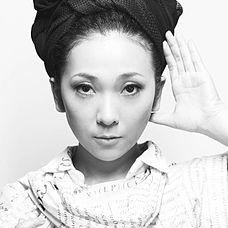
#> input picture Sprint 06/exercicios/curso_face_recognition/sec3/data/female/female_000282.jpg, 228 x 228 px; its folder holds only this picture in this run
$ jupyter execute --allow-errors eda.ipynb
#> lines starting #> are read from the running program, lines starting #| are printed output that depends on the picture
[cell 1]
import numpy as np
import pandas as pd

import matplotlib.pyplot as plt
import seaborn as sns
import cv2
from glob import glob

[cell 2]
fpath = glob('./crop_data/female/*.jpg')
mpath = glob('./crop_data/male/*.jpg')

[cell 3]
df_female = pd.DataFrame(fpath,columns=['filepath'])
df_female['gender'] = 'female'

df_male = pd.DataFrame(mpath,columns=['filepath'])
df_male['gender'] = 'male'

df = pd.concat((df_female,df_male),axis=0)

df.head()

[cell 4]
df.shape

[cell 5]
def get_size(path):
    img = cv2.imread(path)
#> img is the input picture: shape (228, 228, 3); min 0, max 255, mean 199.4
    return img.shape[0]

[cell 6]
df['dimension'] = df['filepath'].apply(get_size) # armazena as dimensões da imagem

[cell 7]
df.head()

# Visualização gráfica

[cell 8]
dist_gender = df['gender'].value_counts()
dist_gender

[cell 9]
fig, ax = plt.subplots(nrows=1, ncols=2)
dist_gender.plot(kind='bar', ax=ax[0], color=['#1f77b4', '#ff7f0e'])
dist_gender.plot(kind='pie', ax=ax[1], autopct='%0.0f%%', colors=['#1f77b4', '#ff7f0e'])

plt.show()
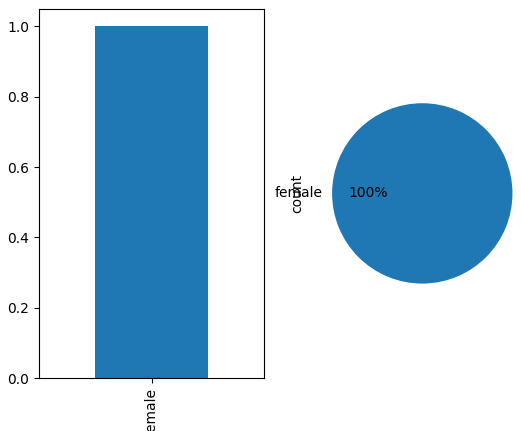
#> figure drawn by matplotlib, 2 panels

[cell 10]
plt.figure(figsize=(12,6))
plt.subplot(2,1,1)
sns.histplot(df['dimension'])
plt.subplot(2,1,2)
sns.boxplot(x=df['dimension'])
plt.show()
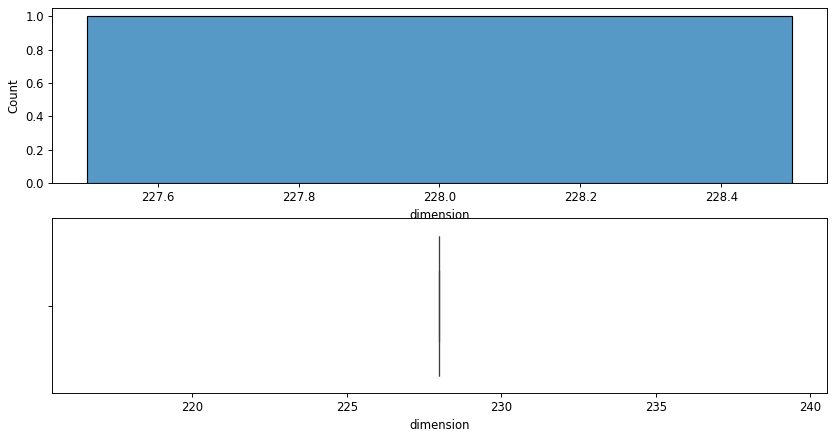
#> figure drawn by matplotlib, 2 panels

[cell 11]
df_filter = df.query('dimension > 60')
df_filter.shape

[cell 12]
df_filter['gender'].value_counts(normalize=True)

## Redimensionamento das imagens

[cell 13]
def structuring(path):
    try:
        img = cv2.imread(path) # BGR
        gray = cv2.cvtColor(img,cv2.COLOR_BGR2GRAY)

        # Redimensionando todas as imagens em um array 100 x 100
        size = gray.shape[0]
#> size = 228
        if size >= 100:
            # Shrink
            gray_resize = cv2.resize(gray,(100,100),cv2.INTER_AREA)
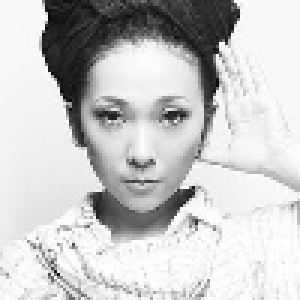
#> gray_resize: shape (100, 100) (shown 3 times larger); min 3, max 255, mean 199.3
        else:
            # Enlarge
            gray_resize = cv2.resize(gray,(100,100),cv2.INTER_CUBIC)

        # Flatten Image (1x10,000)
        flatten_image = gray_resize.flatten()
#> flatten_image = 10000 values, max 255 at index 1612, min 3 at index 516, mean 199.3
        return flatten_image
    except:
        return None

$ run again, on Sprint 06/exercicios/curso_face_recognition/sec3/data/female/female_002984.jpg
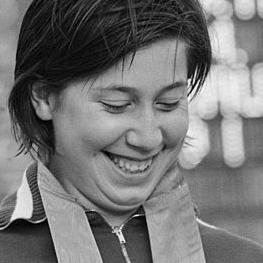
#> input picture Sprint 06/exercicios/curso_face_recognition/sec3/data/female/female_002984.jpg, 263 x 263 px
#> in get_size, img is the input picture: shape (263, 263, 3); min 0, max 255, mean 116
#> `plt.show()`:
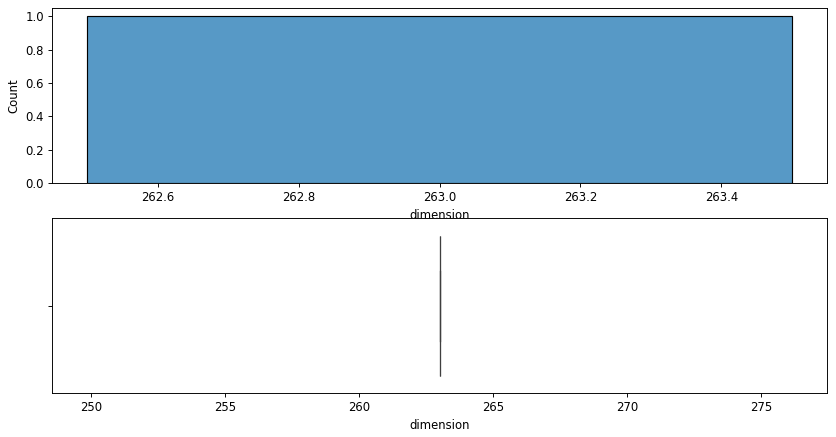
#> figure drawn by matplotlib, 2 panels
#> in structuring, `gray_resize = cv2.resize(gray,(100,100),cv2.INTER_AREA)`:
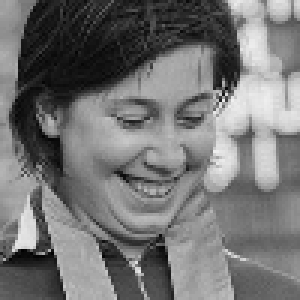
#> gray_resize: shape (100, 100) (shown 3 times larger); min 2, max 240, mean 115.8
#> flatten_image = 10000 values, max 240 at index 3377, min 2 at index 8307, mean 115.8

$ run again, on Sprint 06/exercicios/curso_face_recognition/sec3/data/female/female_003513.jpg
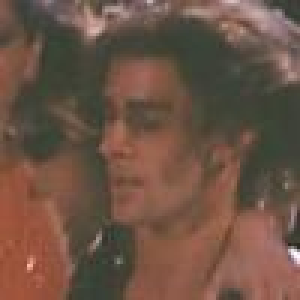
#> input picture Sprint 06/exercicios/curso_face_recognition/sec3/data/female/female_003513.jpg, 100 x 100 px (shown 3 times larger)
#> in get_size, img is the input picture: shape (100, 100, 3); mean B, G, R 68.8, 83.1, 108.9
#> `plt.show()`:
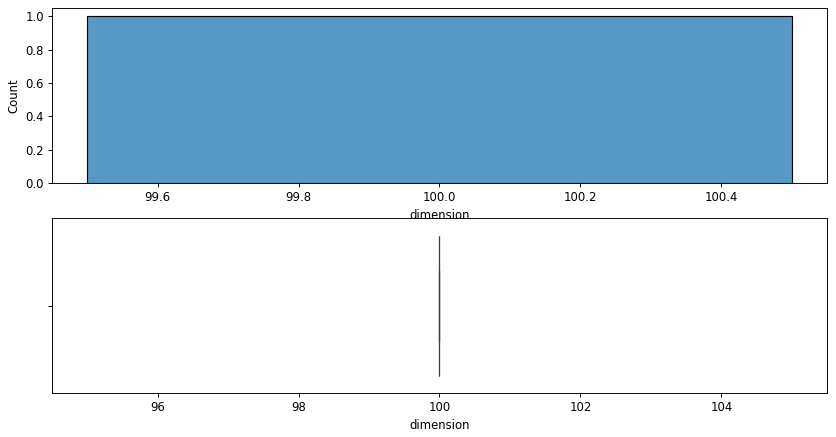
#> figure drawn by matplotlib, 2 panels
#> in structuring, `gray = cv2.cvtColor(img,cv2.COLOR_BGR2GRAY)`:
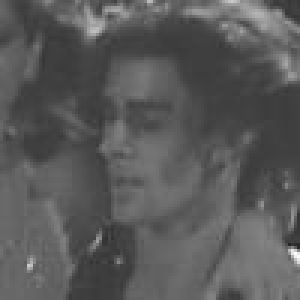
#> gray: shape (100, 100) (shown 3 times larger); min 38, max 253, mean 89.2
#> flatten_image = 10000 values, max 253 at index 8498, min 38 at index 8196, mean 89.21

$ run again, on Sprint 06/exercicios/curso_face_recognition/sec3/data/female/female_003612.jpg
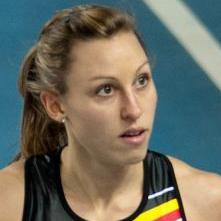
#> input picture Sprint 06/exercicios/curso_face_recognition/sec3/data/female/female_003612.jpg, 221 x 221 px
#> in get_size, img is the input picture: shape (221, 221, 3); mean B, G, R 97.3, 109, 108.4
#> `plt.show()`:
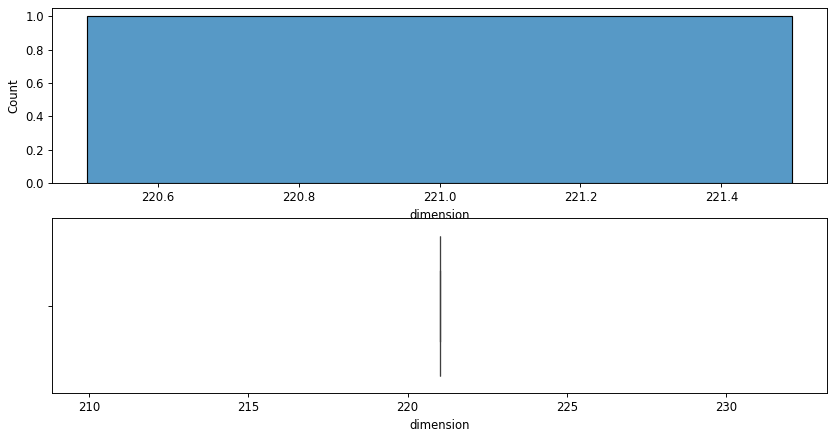
#> figure drawn by matplotlib, 2 panels
#> in structuring, `gray_resize = cv2.resize(gray,(100,100),cv2.INTER_AREA)`:
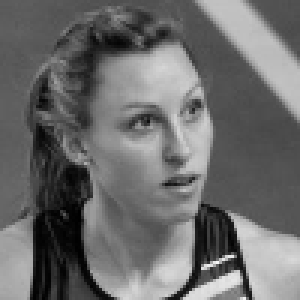
#> gray_resize: shape (100, 100) (shown 3 times larger); min 0, max 247, mean 107.4
#> flatten_image = 10000 values, max 247 at index 8772, min 0 at index 7026, mean 107.4

$ run again, on Sprint 06/exercicios/curso_face_recognition/sec3/data/female/female_000689.jpg
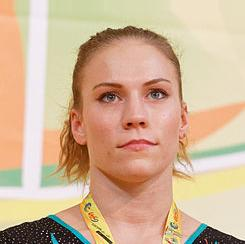
#> input picture Sprint 06/exercicios/curso_face_recognition/sec3/data/female/female_000689.jpg, 245 x 244 px
#> in get_size, img is the input picture: shape (244, 245, 3); mean B, G, R 150.6, 180, 210
#> `plt.show()`:
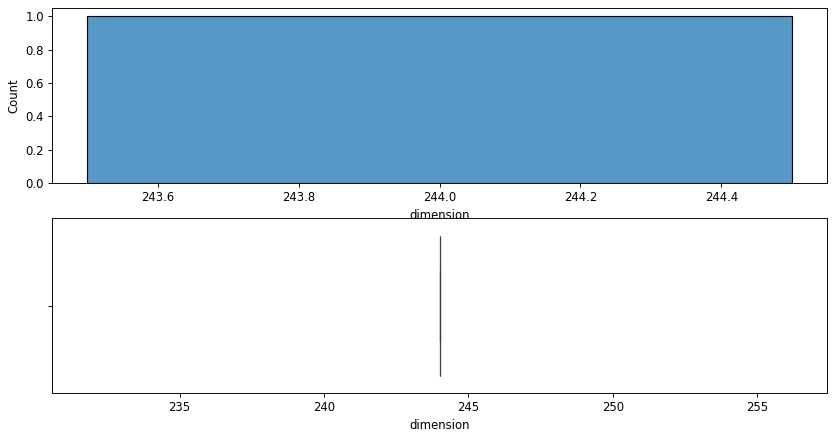
#> figure drawn by matplotlib, 2 panels
#> in structuring, `gray_resize = cv2.resize(gray,(100,100),cv2.INTER_AREA)`:
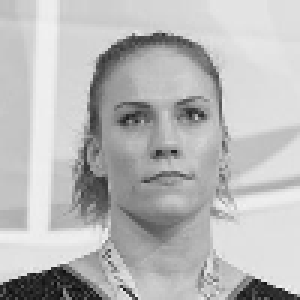
#> gray_resize: shape (100, 100) (shown 3 times larger); min 8, max 246, mean 185.5
#> flatten_image = 10000 values, max 246 at index 9695, min 8 at index 9820, mean 185.5
